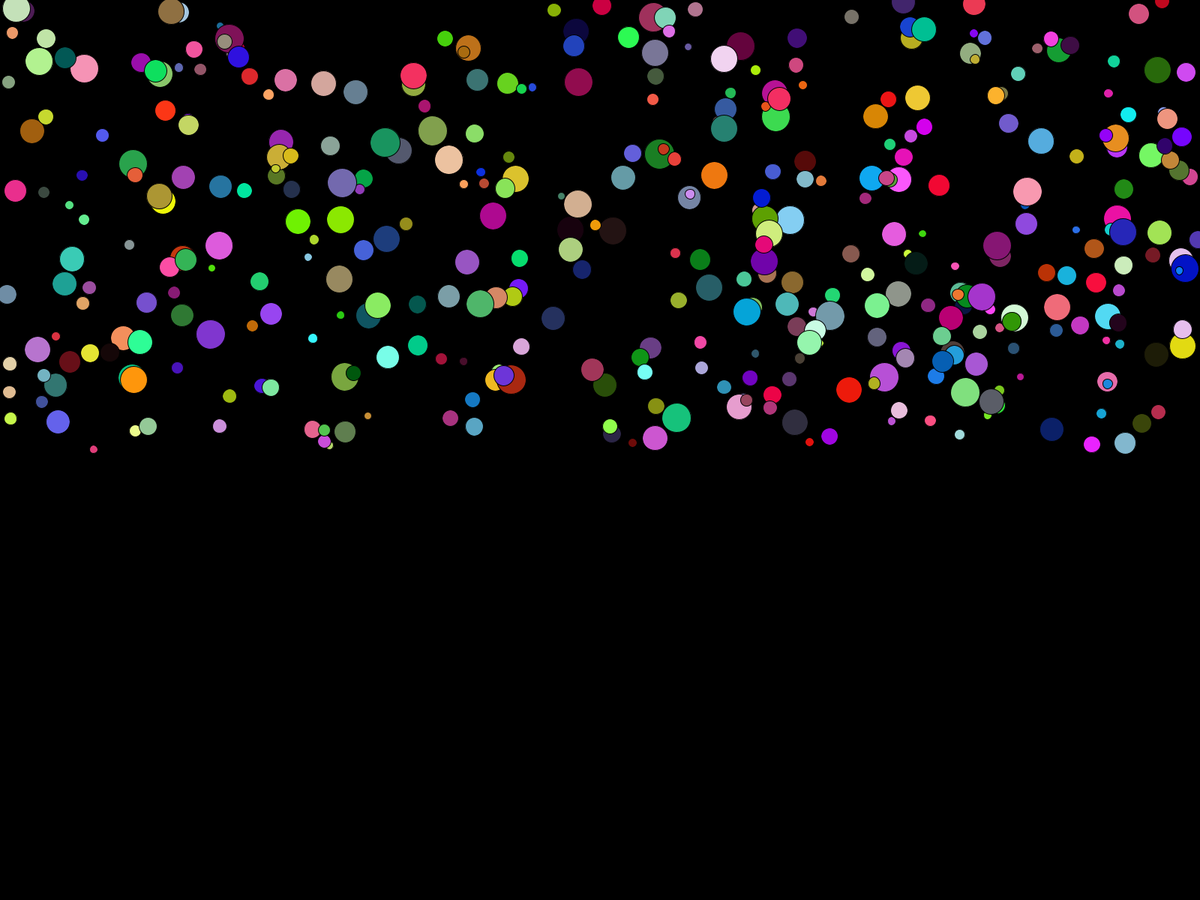
Frame 1 (no input)
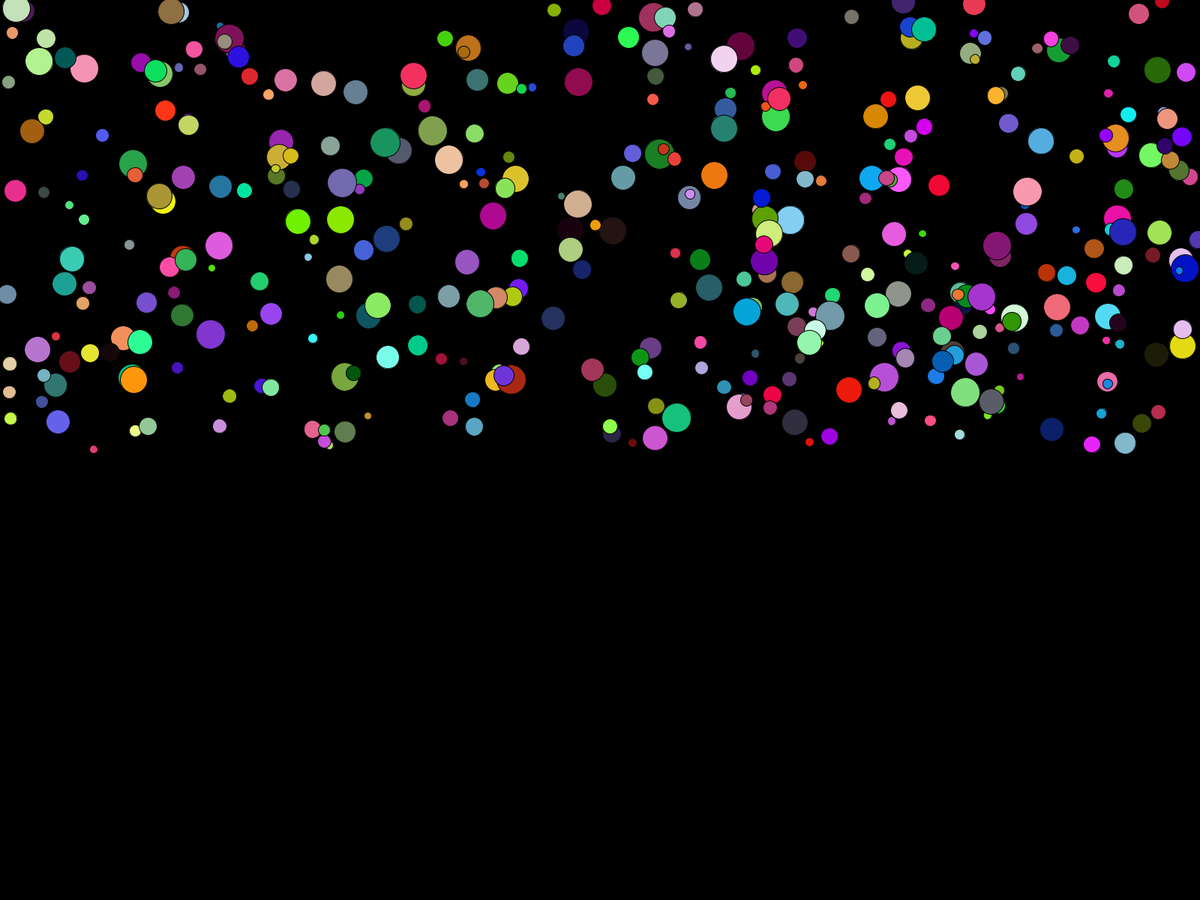
Frame 60 (the mouse pressed at the canvas centre just before this capture)
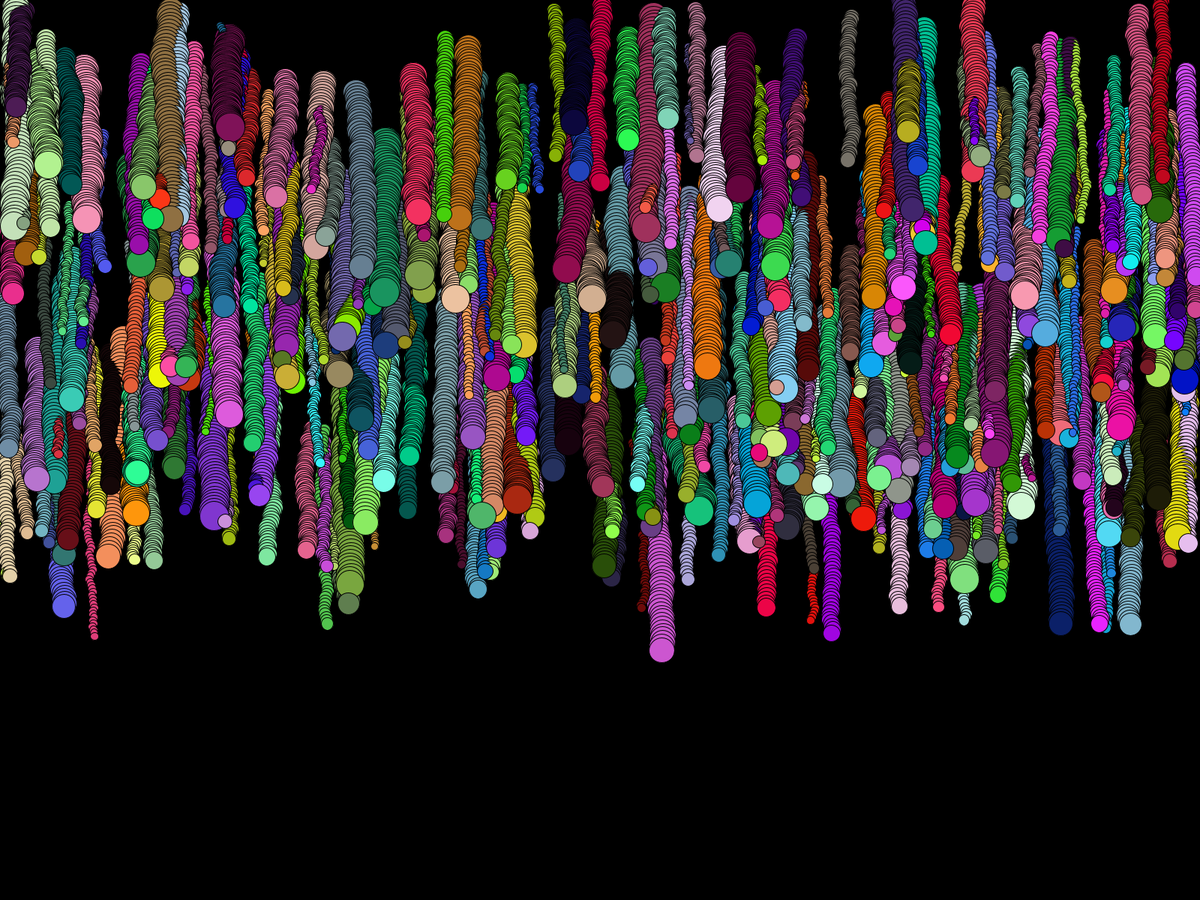
Frame 120 (the mouse held since frame 60 and released just before this capture)

The Processing sketch that drew these frames (run headless with seeded random() and noise(); from frame 60 on, the mouse is pressed at the canvas centre):

// Processing sketch: example03b
// ── example03b.pde
// The old way.
//float x;
//float y;
//Mimsy mmmm;
Mimsy[] ms;

void setup() {
  //size(680, 420);
  fullScreen();
  background(0);
  
  // The old way.
  //x = width / 2.0;
  //y = height / 2.0;
  //mmmm = new Mimsy();
  ms = new Mimsy[400];
  for(int i = 0; i < 400; ++i) {
    ms[i] = new Mimsy();
  }
}

void draw() {
  //background(32);
  // The old way.
  //ellipse(x, y, 40, 40);
  //mmmm.show();
  //mmmm.interact();
  for(int i = 0; i < 400; ++i) {
    ms[i].show();
    ms[i].interact();
  }
}
// ── Mimsy.pde
// Step 2. Class definition
class Mimsy {
  float x, y, radius, red, green, blue, speed;

  // Step 3. Constructor
  // vaguely like setup();
  Mimsy() {
    //x = width / 2.0;
    //y = height / 2.0;
    x = random(0, width);
    y = random(0, height / 2.0);
    radius = random(10, 40);
    red = random(0, 255);
    green = random(0, 255);
    blue = random(0, 255);
    speed = random(2, 5);
  }

  // Step 4. Add functionality
  void show() {
    fill(red, green, blue);
    ellipse(x, y, radius, radius);
  }

  // Animation & Interaction
  void interact() {
    if (mousePressed) {
      y+= speed;
      x+= random(-2, 2);
    }
  }
}
